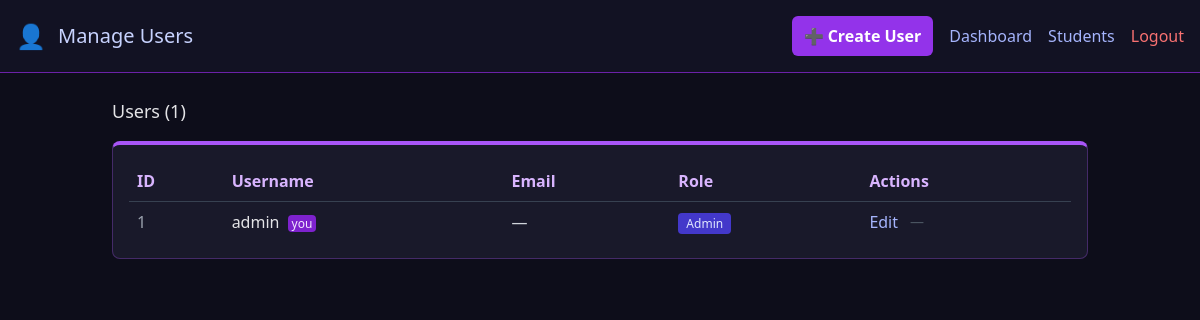
The app's page /admin/users (signed in), older data.
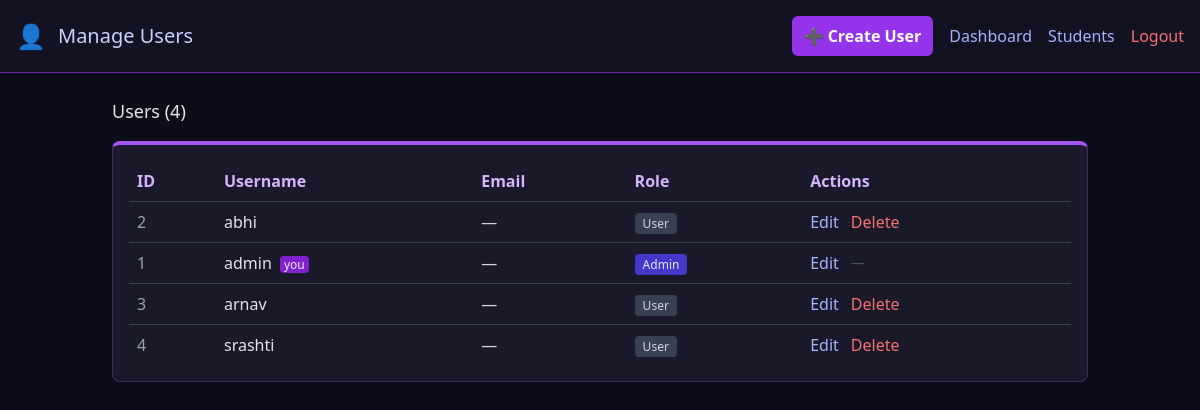
The same page, newer data.
### tables this page shows
CREATE TABLE users (
            id INTEGER PRIMARY KEY AUTOINCREMENT,
            username TEXT UNIQUE,
            password BLOB,
            is_admin INTEGER DEFAULT 0
        , gmail TEXT);

### blueprints/admin.py (the view)
@admin_bp.route('/users')
def admin_users():
    denied = _require_admin()
    if denied:
        return denied
    conn  = get_db_connection()
    users = conn.execute("SELECT id, username, gmail, is_admin FROM users ORDER BY username COLLATE NOCASE").fetchall()
    conn.close()
    return render_template('admin_users.html', users=users, current_user=session.get('username'))

### app.py (called while the page is built)
@app.context_processor
def inject_user_info():
    return {
        'session_username': session.get('username'),
        'session_is_admin': is_current_user_admin() if 'username' in session else False,
    }

@app.before_request
def require_login():
    from flask import request
    public_paths = {'/login', '/forgot_password', '/favicon.ico'}
    if request.path.startswith('/static/') or request.path in public_paths:
        return None
    if 'logged_in' not in session:
        return redirect(url_for('auth.login'))
    return None

### blueprints/admin.py (called while the page is built)
def _require_admin():
    if not is_current_user_admin():
        return render_template('login.html', error="Admin access required")
    return None

### utils/auth_helpers.py (called while the page is built)
def is_current_user_admin() -> bool:
    username = session.get('username')
    if not username:
        return False
    conn = get_db_connection()
    user = conn.execute("SELECT is_admin FROM users WHERE username=?", (username,)).fetchone()
    conn.close()
    return bool(user and user['is_admin'])

### utils/db.py (called while the page is built)
def get_db_connection() -> sqlite3.Connection:
    conn = sqlite3.connect(config.DB_FILE)
    conn.row_factory = sqlite3.Row
    return conn

### templates/admin_users.html (shortened to what this page needs)
<!DOCTYPE html>
<html lang="en">
<head>
  <script src="https://cdn.tailwindcss.com"></script>
</head>
<body>
  <header class="p-4 flex justify-between items-center border-b border-purple-800 bg-[#121223]">
    <div class="flex items-center gap-3">
      <span class="text-2xl">👤</span>
      <h1 class="text-xl text-indigo-200">Manage Users</h1>
    </div>
    <div class="flex items-center gap-4">
      <a href="/register" class="bg-purple-600 px-3 py-2 rounded-md text-white font-semibold hover:bg-purple-700">➕ Create User</a>
      <a href="/admin" class="text-indigo-300 hover:text-white">Dashboard</a>
      <a href="/admin/students" class="text-indigo-300 hover:text-white">Students</a>
      <a href="/logout" class="text-red-400">Logout</a>
    </div>
  </header>
  <main class="p-6 max-w-5xl mx-auto">
    <div class="flex justify-between items-center mb-4">
      <h2 class="text-lg">Users ({{ users|length }})</h2>
    </div>
    <div class="dark-card p-4 rounded-lg">
      <table class="w-full table-auto">
        <thead>
          <tr class="text-left text-purple-300">
            <th class="p-2">ID</th>
            <th class="p-2">Username</th>
            <th class="p-2">Email</th>
            <th class="p-2">Role</th>
            <th class="p-2">Actions</th>
          </tr>
        </thead>
        <tbody>
          {% for u in users %}
          <tr class="border-t border-gray-700">
            <td class="p-2 text-gray-400">{{ u['id'] }}</td>
            <td class="p-2 font-medium">
              {{ u['username'] }}
              {% if u['username'] == current_user %}
                <span class="ml-1 text-xs bg-purple-700 text-purple-100 px-1 rounded">you</span>
              {% endif %}
            </td>
            <td class="p-2 text-gray-300">{{ u['gmail'] or '—' }}</td>
            <td class="p-2">
              {% if u['is_admin'] %}
                <span class="text-xs bg-indigo-700 text-indigo-100 px-2 py-0.5 rounded">Admin</span>
              {% else %}
                <span class="text-xs bg-gray-700 text-gray-300 px-2 py-0.5 rounded">User</span>
              {% endif %}
            </td>
            <td class="p-2 flex items-center gap-3">
              <a href="/admin/user/edit/{{ u['id'] }}" class="text-indigo-300 hover:text-white">Edit</a>
              {% if u['username'] != current_user %}
              <form method="POST" action="/admin/user/delete/{{ u['id'] }}" style="display:inline"
                    onsubmit="return confirm('Delete user {{ u['username'] }}? This cannot be undone.');">
                <button class="text-red-400 hover:text-red-300">Delete</button>
              </form>
              {% else %}
              <span class="text-gray-600 text-sm">—</span>
              {% endif %}
            </td>
          </tr>
          {% endfor %}
        </tbody>
      </table>
    </div>
  </main>
</body>
</html>

Row changes from the older to the newer data that the page shows:
added users: id "2", username "abhi", u "—", is_admin "User"
added users: id "3", username "arnav", u "—", is_admin "User"
added users: id "4", username "srashti", u "—", is_admin "User"
Text that changed along with them:
{{ users|length }}: "1" → "4"
